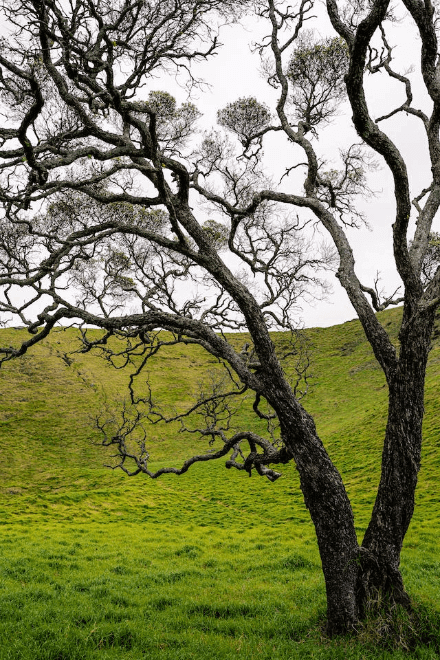
#> input picture image1.png, 440 x 660 px
$ python 19.py
#> lines starting #> are read from the running program, lines starting #| are printed output that depends on the picture
import cv2
import numpy as np
import matplotlib.pyplot as plt
from skimage.feature import local_binary_pattern

# 1. Load the image in grayscale
# Make sure 'image.png' is in your working directory
image = cv2.imread('image1.png', cv2.IMREAD_GRAYSCALE)
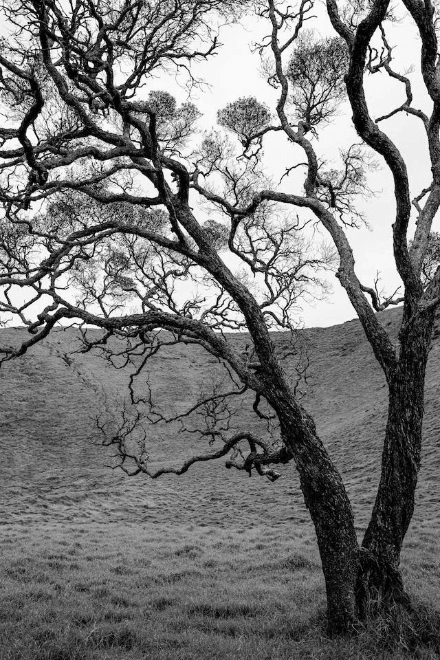
#> image: shape (660, 440); min 2, max 250, mean 120.6

# 2. Define LBP parameters
# Radius of the circle and number of points to consider around the central pixel
radius = 1
n_points = 8 * radius

# 3. Compute the LBP image
# Using the 'uniform' method reduces the number of patterns and improves histogram stability
lbp_image = local_binary_pattern(image, n_points, radius, method='uniform')
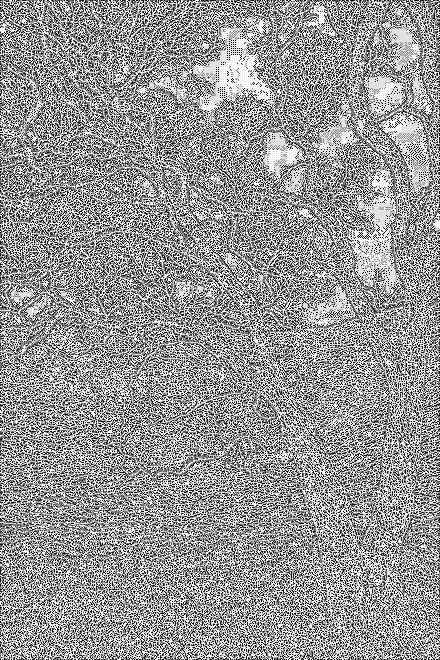
#> lbp_image: shape (660, 440) float64; min 0, max 9, mean 5.32; drawn with min black and max white

# 4. Compute the LBP histogram
# For uniform LBP, the maximum value is n_points + 1.
# We calculate the histogram over the flattened LBP image.
n_bins = int(lbp_image.max() + 1)
#> n_bins = 10
hist, bins = np.histogram(lbp_image.ravel(), bins=n_bins, range=(0, n_bins), density=True)
#> hist = [0.0877, 0.1, 0.0485, 0.0748, 0.0839, 0.0819, 0.0633, 0.0997, 0.161, 0.199]; bins = [0, 1, 2, 3, 4, 5, 6, 7, 8, 9, 10]

# 5. Visualize the original image, LBP image, and the histogram
plt.figure(figsize=(15, 5))

# Plot Original Grayscale Image
plt.subplot(1, 3, 1)
plt.imshow(image, cmap='gray')
plt.title('Original Grayscale Image')
plt.axis('off')

# Plot LBP Image
plt.subplot(1, 3, 2)
plt.imshow(lbp_image, cmap='gray')
plt.title('LBP Image (Texture Features)')
plt.axis('off')

# Plot LBP Histogram
plt.subplot(1, 3, 3)
# Create a bar chart for the histogram
plt.bar(bins[:-1], hist, width=0.8, color='teal', edgecolor='black')
plt.title('LBP Histogram')
plt.xlabel('LBP Pattern (Uniform)')
plt.ylabel('Frequency (Normalized)')
plt.xticks(range(n_bins))

plt.tight_layout()
plt.show()
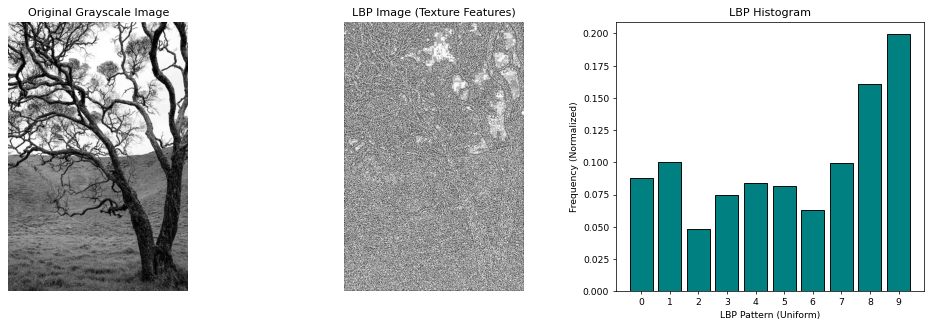
#> figure drawn by matplotlib, 3 panels; panel 3: tallest bar 0.199 high, from x = 8.6 to 9.4
